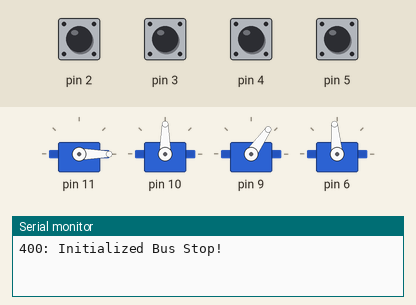
Simulated run of this sketch. Board: Arduino Uno, built with avr-gcc and run on an emulated ATmega328P. Parts: 4 × servo, the last lines printed to the serial monitor. The inputs (shaded band) are chosen by the test bench; at power-on: pin 2–5 HIGH.

Above: at 1.6 s.
1.7 s: pin 3 pulled LOW for 0.15 s
At 2.9 s:
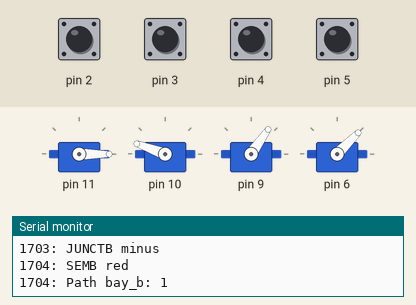
3.3 s: pin 5 pulled LOW for 0.15 s
At 4.3 s:
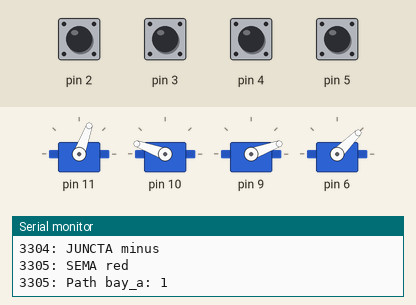
4.9 s: pin 3 pulled LOW for 1 s
At 5.2 s:
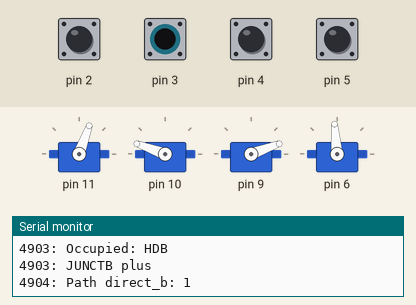
7.4 s: pin 5 pulled LOW for 1 s
At 8.3 s:
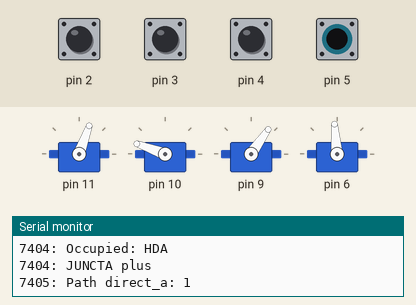
Timing chart, 0 to 10.4 s (numbered marks = the images above; inputs shaded):
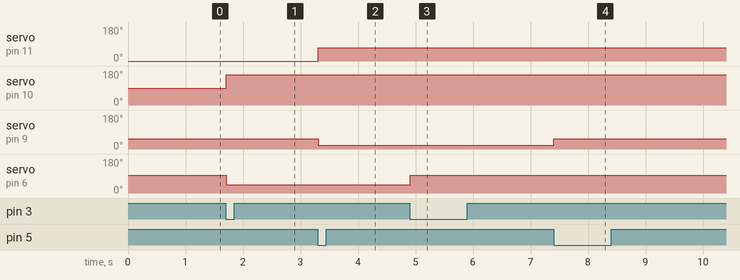

The sketch:

bus_stop.ino
```cpp
#include "blocks.h"
#include "hall_probe.h"
#include "junction.h"
#include "log.h"
#include "path.h"
#include "semaphore.h"

/* All hardware blocks connected to Arduino */

HallProbe *probes[PROBE_COUNT];
Semaphore *semaphores[SEMAPHORE_COUNT];
Junction *junctions[JUNCTION_COUNT];
VPath *paths[PATHS_COUNT];

/* Time constants describing the situation */
// const unsigned long SWITCH_PASSAGE_TIME = 3000; // projeti vyhybkou NEPOUZITO
const unsigned long TOTAL_PASSAGE_TIME
    = 12000; // po tomto case odobsadi smer rovne (prujezd rovnym usekem)
const unsigned long BAY_TIME = 20000; // cas cekani v zastavce
const unsigned long CAR_INTERVAL = 50000; // auticka distribujeme v tomto intervalu
const unsigned long PATH_TIMEOUT = 70000; // timeout useku

unsigned long last_car_A;
unsigned long last_car_B;

bool is_car_A_bus;
bool is_car_B_bus;

struct HPDef {
    String name;
    int pin;
    int delay;
};

struct ServoDef {
    String name;
    int pin;
    int anglePlus;
    int angleMinus;
};

HPDef probe_defs[PROBE_COUNT] = {
    { "HDA", 5, 0 },
    { "HTA", 4, 0 },
    { "HDB", 3, 0 },
    { "HTB", 2, 0 },
};

ServoDef stop_defs[SEMAPHORE_COUNT] = {
    { "SEMA", 11, 0, 70 },
    { "SEMB", 10, 90, 160 },
};

ServoDef junction_defs[JUNCTION_COUNT] = {
    { "JUNCTA", 9, 55, 20 },
    { "JUNCTB", 6, 95, 45 },
};

void hallProbeOnOccupied(HallProbe *);
void manage_bus_stop(Junction *junction, Semaphore *semaphore, VPath *bay, VPath *direct,
                     unsigned long last_car, bool is_bus);
void vPathOnOccupied(VPath *path);

void setup()
{
    for (int i = 0; i < PROBE_COUNT; i++) {
        probes[i] = new HallProbe(i, probe_defs[i].pin, probe_defs[i].name, probe_defs[i].delay);
        probes[i]->onOccupied = hallProbeOnOccupied;
    }

    for (int i = 0; i < SEMAPHORE_COUNT; i++) {
        semaphores[i] = new Semaphore(stop_defs[i].name, stop_defs[i].pin, stop_defs[i].anglePlus,
                                      stop_defs[i].angleMinus);
        delay(100); // to avoid large current due to a lot of servos moving
    }

    for (int i = 0; i < JUNCTION_COUNT; i++) {
        junctions[i] = new Junction(junction_defs[i].name, junction_defs[i].pin,
                                    junction_defs[i].anglePlus, junction_defs[i].angleMinus);
        delay(100); // to avoid large current due to a lot of servos moving
    }

    paths[P_DIRECT_A] = new VPath(P_DIRECT_A, "direct_a", VPathStatus::clear);
    paths[P_DIRECT_B] = new VPath(P_DIRECT_B, "direct_b", VPathStatus::clear);
    paths[P_BAY_A] = new VPath(P_BAY_A, "bay_a", VPathStatus::clear);
    paths[P_BAY_B] = new VPath(P_BAY_B, "bay_b", VPathStatus::clear);

    for (int i = 0; i < PATHS_COUNT; i++) {
        paths[i]->onOccupied = vPathOnOccupied;
    }

    last_car_A = 0;
    last_car_B = 0;

    is_car_A_bus = false;
    is_car_B_bus = false;

    Serial.begin(9600);
    log("Initialized Bus Stop!");
}

void loop()
{
    for (int i = 0; i < PROBE_COUNT; i++) {
        probes[i]->update();
    }

    for (int i = 0; i < PATHS_COUNT; i++) {
        paths[i]->update();
    }
}

void hallProbeOnOccupied(HallProbe *hp)
{
    log("Occupied: " + hp->name);

    switch (hp->id) {
    case HDA:
        manage_bus_stop(junctions[JUNCTA], semaphores[SEMA], paths[P_BAY_A], paths[P_DIRECT_A],
                        last_car_A, is_car_A_bus);
        break;
    case HTA:
        is_car_A_bus = true;
        break;
    case HDB:
        manage_bus_stop(junctions[JUNCTB], semaphores[SEMB], paths[P_BAY_B], paths[P_DIRECT_B],
                        last_car_B, is_car_B_bus);
        break;
    case HTB:
        is_car_B_bus = true;
        break;
    }
}

void manage_bus_stop(Junction *junction, Semaphore *semaphore, VPath *bay, VPath *direct,
                     unsigned long last_car, bool is_bus)
{
    unsigned long interval = millis() - last_car;

    if (CAR_INTERVAL < interval) {
        if (bay->is_clear() && is_bus) {
            junction->to_minus();
            semaphore->signal_red();
            bay->occupy();
        } else {
            junction->to_plus();
            direct->occupy();
            last_car = millis();
        }
    } else {
        if (bay->is_clear()) {
            junction->to_minus();
            semaphore->signal_red();
            bay->occupy();
        } else {
            junction->to_plus();
            direct->occupy();
            last_car = millis();
        }
    }

    is_bus = false;
}

void vPathOnOccupied(VPath *path)
{
    switch (path->id) {
    case P_DIRECT_A:
        if ((millis() - path->_occupiedTime) >= TOTAL_PASSAGE_TIME) {
            if (paths[P_BAY_A]->is_occupied()) {
                paths[P_BAY_A]->occupy();
            }
            last_car_A = millis();
            paths[P_DIRECT_A]->clear();
            log("A DIRECT free\n");
        } else if (PATH_TIMEOUT <= (millis() - path->_occupiedTime)) {
            last_car_A = millis();
            paths[P_DIRECT_A]->clear();
            log("A DIRECT timeout\n");
        }
        break;
    case P_BAY_A:
        if (paths[P_DIRECT_A]->is_clear() && ((millis() - path->_occupiedTime) >= BAY_TIME)
            && (CAR_INTERVAL < (millis() - last_car_A))) {
            semaphores[SEMA]->signal_green();
            paths[P_BAY_A]->clear();
            last_car_A = millis();
            log("Odjezd A vcas\n");
        } else if ((PATH_TIMEOUT <= (millis() - path->_occupiedTime))
                   && paths[P_DIRECT_A]->is_clear()) {
            semaphores[SEMA]->signal_green();
            paths[P_BAY_A]->clear();
            last_car_A = millis();
            log("A timeout\n");
        }
        break;
    case P_DIRECT_B:
        if ((millis() - path->_occupiedTime) >= TOTAL_PASSAGE_TIME) {
            if (paths[P_BAY_B]->is_occupied()) {
                paths[P_BAY_B]->occupy();
            }
            last_car_B = millis();
            paths[P_DIRECT_B]->clear();
            log("B DIRECT free\n");
        } else if (PATH_TIMEOUT <= (millis() - path->_occupiedTime)) {
            last_car_B = millis();
            paths[P_DIRECT_B]->clear();
            log("B DIRECT timeout\n");
        }
        break;
    case P_BAY_B:
        if (paths[P_DIRECT_B]->is_clear() && ((millis() - path->_occupiedTime) >= BAY_TIME)
            && (CAR_INTERVAL < (millis() - last_car_B))) {
            semaphores[SEMB]->signal_green();
            paths[P_BAY_B]->clear();
            last_car_B = millis();
            log("Odjezd B vcas\n");
        } else if ((PATH_TIMEOUT <= (millis() - path->_occupiedTime))
                   && paths[P_DIRECT_B]->is_clear()) {
            semaphores[SEMB]->signal_green();
            paths[P_BAY_B]->clear();
            last_car_B = millis();
            log("B timeout\n");
        }
        break;
    }
}
```

blocks.h
```cpp
#ifndef BLOCKS_H
#define BLOCKS_H

/* direction A (Předměstí --> Hrad) */
/* direction B (Hrad --> Předměstí) */

/* hall's probes */
#define PROBE_COUNT 4
#define HDA 0 /* hardware: HSS1 */
#define HTA 1 /* hardware: HSR1 */
#define HDB 2 /* hardware: HSS2 */
#define HTB 3 /* hardware: HSR2 */

/* semaphores */
#define SEMAPHORE_COUNT 2
#define SEMA 0 /* hardware: ST1 */
#define SEMB 1 /* hardware: ST2 */

/* junctions */
#define JUNCTION_COUNT 2
#define JUNCTA 0 /* hardware: SV1 */
#define JUNCTB 1 /* hardware: SV2 */

/* paths */
#define PATHS_COUNT 4
#define P_DIRECT_A 0
#define P_DIRECT_B 1
#define P_BAY_A 2
#define P_BAY_B 3

#endif /* BLOCKS_H */
```

junction.cpp
```cpp
#include "junction.h"
#include "log.h"

Junction::Junction(const String &name, int pin, int plus_angle, int minus_angle)
    : _name(name)
    , _plus_angle(plus_angle)
    , _minus_angle(minus_angle)
{
    _servo_handler = new ServoHandler(pin, _plus_angle);
    _state = JDirection::plus;
}

JDirection Junction::getDirection() { return _state; }

void Junction::to_plus()
{
    _servo_handler->move_to(_plus_angle);
    _state = JDirection::plus;
    log(this->_name + " plus");
}

void Junction::to_minus()
{
    _servo_handler->move_to(_minus_angle);
    _state = JDirection::minus;
    log(this->_name + " minus");
}
```

junction.h
```cpp
#ifndef JUNCTION_H
#define JUNCTION_H

////////////////////////////////////////////////////////////////////////////////
// Vyhybka ovladana servem
////////////////////////////////////////////////////////////////////////////////

#include "servo_handler.h"
#include <Arduino.h>

/* Constants for direction */
enum class JDirection { plus, minus };

/* Junction logic */
class Junction {
public:
    /*
     * Constructor
     * int pin (IN) arduino pin number
     * int plus_angle (IN) servo angle for plus direction, DEFAULT after start
     * up int minus_angle (IN) servo angle for minus direction
     */
    Junction(const String &name, int pin, int plus_angle, int minus_angle);

    /* Returns JunctionDirection according to current state */
    JDirection getDirection();

    /* Turn junction to PLUS */
    void to_plus();

    /* Turn junction to MINUS */
    void to_minus();

private:
    String _name; // name
    ServoHandler *_servo_handler; // ServoHandler, see servo_handler.h
    const int _plus_angle; // servo angle for plus direction
    const int _minus_angle; // servo angle for minus direction
    JDirection _state; // state of junction (plus or minus)
};
#endif /* JUNCTION_H */
```

log.cpp
```cpp
#include "log.h"
#include <Arduino.h>

void log(const String &message)
{
    Serial.print(String(millis()) + ": ");
    Serial.print(message);
    Serial.print('\n');
}
```

log.h
```cpp
#ifndef _LOG_H_
#define _LOG_H_

#include "Arduino.h"

void log(const String &message);

#endif
```

path.cpp
```cpp
#include "path.h"
#include "log.h"

VPath::VPath(int id, const String &name, VPathStatus state)
    : id(id)
    , name(name)
    , _state(state)
{
    ;
}

VPathStatus VPath::state() const { return _state; }

bool VPath::is_clear() const { return (_state == VPathStatus::clear); }

bool VPath::is_occupied() const { return (_state == VPathStatus::occupied); }

void VPath::setState(VPathStatus state)
{
    if (state == _state)
        return;
    _state = state;
    dump();
}

void VPath::occupy()
{
    _occupiedTime = millis();
    setState(VPathStatus::occupied);
}

void VPath::clear() { setState(VPathStatus::clear); }

void VPath::update()
{
    if (_state == VPathStatus::occupied) {
        onOccupied(this);
    }
}

void VPath::dump() const { log("Path " + name + ": " + String(int(_state))); }
```

path.h
```cpp
#ifndef PATH_H
#define PATH_H

#include <Arduino.h>
#include <Bounce2.h>

enum class VPathStatus { clear = 0, occupied = 1 };

struct VPath {
    int id;
    const String name;
    VPathStatus _state;

    unsigned long _occupiedTime = 0;

    VPath(int id, const String &name, VPathStatus state);

    bool is_clear() const;
    bool is_occupied() const;

    void occupy();
    void clear();
    void setState(VPathStatus);
    VPathStatus state() const;
    void update();

    void (*onOccupied)(VPath *) = nullptr;

    void dump() const;
};

#endif /* PATH_H */
```

semaphore.cpp
```cpp
#include "semaphore.h"
#include "log.h"

Semaphore::Semaphore(const String &name, int pin, int green_angle, int red_angle)
    : _name(name)
    , _green_angle(green_angle)
    , _red_angle(red_angle)
{
    _servo_handler = new ServoHandler(pin, _green_angle);
    _state = SSignal::green;
}

SSignal Semaphore::getSignal() { return _state; }

void Semaphore::signal_green()
{
    _servo_handler->move_to(_green_angle);
    _state = SSignal::green;
    log(this->_name + " green");
}

void Semaphore::signal_red()
{
    _servo_handler->move_to(_red_angle);
    _state = SSignal::red;
    log(this->_name + " red");
}
```

semaphore.h
```cpp
#ifndef SEMAPHORE_H
#define SEMAPHORE_H

////////////////////////////////////////////////////////////////////////////////
// Zastavovaci magnet ovladany servem
////////////////////////////////////////////////////////////////////////////////

#include "servo_handler.h"
#include <Arduino.h>

/* Constant for signals */
enum class SSignal { green, red };

/* Semaphore logic */
class Semaphore {
public:
    /*
     * Constructor
     * int pin (IN) arduino pin number
     * int green_angle (IN) servo angle for green signal, DEFAULT after start up
     * int red_angle (IN) servo angle for red signal
     */
    Semaphore(const String &name, int pin, int green_angle, int red_angle);

    /* Returns SSignal according to current state */
    SSignal getSignal();

    /* Turn semaphore to green */
    void signal_green();

    /* Turn semaphore to red */
    void signal_red();

private:
    String _name; // name
    ServoHandler *_servo_handler; // ServoHandler, see servo_handler.h
    const int _green_angle; // servo angle for green signal
    const int _red_angle; // servo angle for red signal
    SSignal _state; // state of semaphore (green or red)
};
#endif /* SEMAPHORE_H */
```

servo_handler.cpp
```cpp
#include "servo_handler.h"

ServoHandler::ServoHandler(int pin, int basic_angle)
    : _pin(pin)
{
    _servo.attach(_pin);
    _servo.write(basic_angle);
    _current_angle = basic_angle;
}

void ServoHandler::move_to(int target)
{
    _current_angle = target;
    _servo.write(_current_angle);
}
```

servo_handler.h
```cpp
#ifndef SERVO_HANDLER_H
#define SERVO_HANDLER_H

#include <Arduino.h>
#include <Servo.h>

/* to reduce the power consumption, we move the servo slowly */
const int SERVO_MOVE_DELAY = 12;

/* Direct communication with the servo */
class ServoHandler {
public:
    /*
     * ServerHandler Constructor
     * int pin (IN) arduino pin number
     * int basic_angle (IN) default servo angle after start up
     */
    ServoHandler(int pin, int basic_angle);

    /*
     * Move the servo to given angle
     * int angle (IN) the given angle
     */
    void move_to(int angle);

private:
    Servo _servo; // servo object from Servo library
    const int _pin;
    int _current_angle; // current angle
};
#endif /* SERVO_HANDLER_H */
```

hall_probe.cpp
```cpp
#include "hall_probe.h"
#include "log.h"

HallProbe::HallProbe(int id, int pin, const String &name, int changeDelayMs)
    : id(id)
    , name(name)
    , _pin(pin, DEBOUNCE_DELAY_MS)
    , changeDelayMs(changeDelayMs)
{
    pinMode(pin, INPUT_PULLUP);
}

void HallProbe::update()
{
    _pin.update();

    if (_pin.fell() && _changeTime == 0)
        _changeTime = millis() + changeDelayMs;

    if ((!_ready) && (millis() >= _soonestEvent))
        _ready = true;

    if ((_changeTime > 0) && (millis() >= _changeTime)) {
        _changeTime = 0;
        if ((this->onOccupied != nullptr) && (_ready)) {
            _ready = false;
            _soonestEvent = millis() + MIN_EVENT_DELAY;
            onOccupied(this);
        }
    }
}
```

hall_probe.h
```cpp
#ifndef PROBE_H
#define PROBE_H

#include "Arduino.h"
#include <Bounce2.h>

/* Constant for DEBOUNCE delay */
const int DEBOUNCE_DELAY_MS = 5;
const int MIN_EVENT_DELAY = 3000;

/* Direct communication with Hall's probe */
struct HallProbe {
    const int id;
    String name;
    Bounce _pin;
    int changeDelayMs;
    unsigned long _soonestEvent = 0;
    unsigned long _changeTime = 0;
    void (*onOccupied)(HallProbe *) = nullptr;
    bool _ready = true;

    HallProbe(int id, int pin, const String &name, int changeDelayMs = 0);

    void update();
};

#endif /* PROBE_H */
```

Measured:
- after the input at 1.7 s, servo on pin 10: 90° → 160° at once; servo on pin 6: 95° → 45° at once
- after the input at 3.3 s, servo on pin 11: 0° → 70° at once; servo on pin 9: 55° → 20° at once
- after the input at 4.9 s, servo on pin 6: 45° → 95° at once
- after the input at 7.4 s, servo on pin 9: 20° → 55° at once
